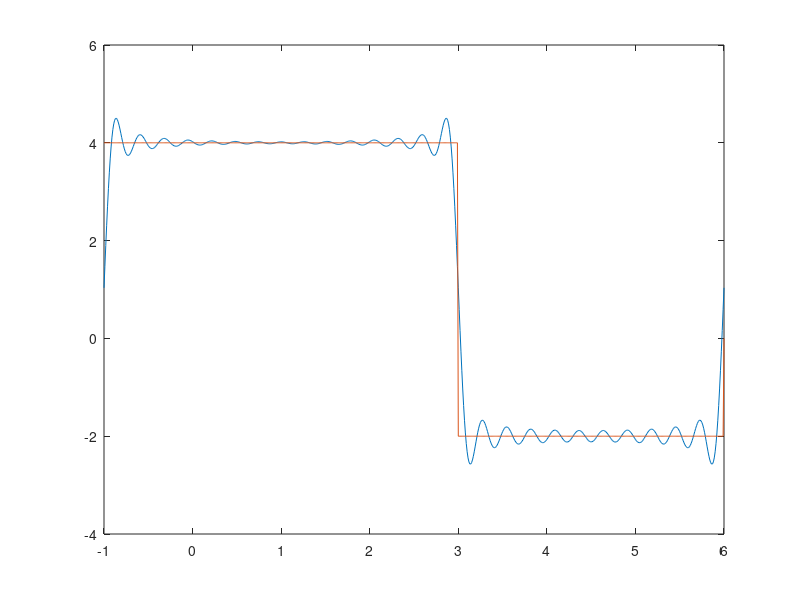
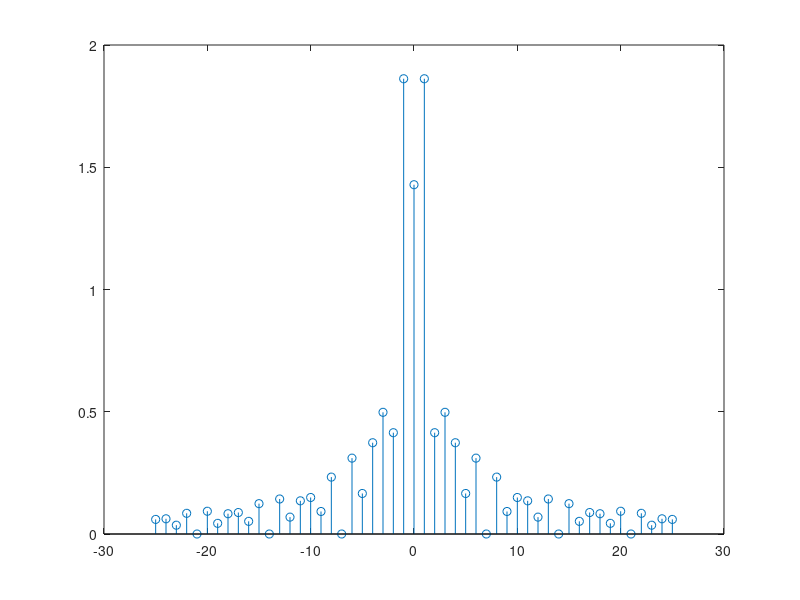

Write the MATLAB code that produced these figures, in order.
clear
n=-25:25;
Fn=(1./(j*n*2*pi)).*(4*exp(j*n*2*pi/7)+ 2*exp(-j*n*12*pi/7)-6*exp(-j*n*6*pi/7));
Fn(find(n==0))=10/7;
t=-1:.01:6;
Xk=Fn*exp(j*2*pi*n'*t/7);
q=4*(t>=-1)-6*(t>=3)+2*(t>=6);
plot(t, Xk, t, q)
figure(2)
n=-25:25;
Fn=(1./(j*n*2*pi)).*(4*exp(j*n*2*pi/7)+ 2*exp(-j*n*12*pi/7)-6*exp(-j*n*6*pi/7));
Fn(find(n==0))=10/7;
stem(n,abs(Fn))